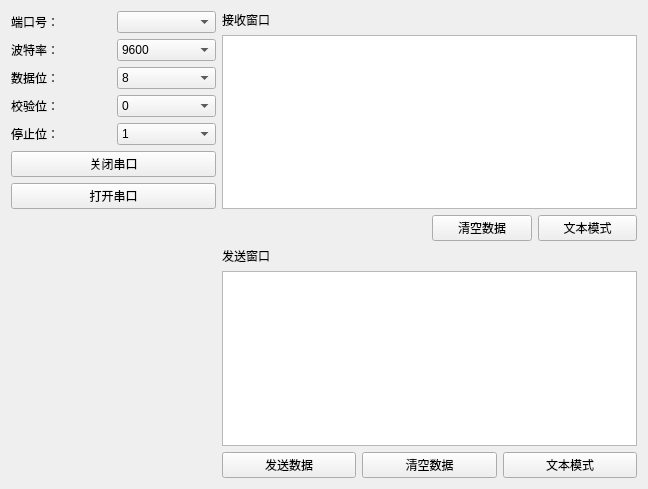
<?xml version="1.0" encoding="UTF-8"?>
<ui version="4.0">
 <class>Widget</class>
 <widget class="QWidget" name="Widget">
  <property name="geometry">
   <rect>
    <x>0</x>
    <y>0</y>
    <width>648</width>
    <height>489</height>
   </rect>
  </property>
  <property name="windowTitle">
   <string>Widget</string>
  </property>
  <layout class="QGridLayout" name="gridLayout_2">
   <item row="0" column="0" rowspan="6">
    <layout class="QGridLayout" name="gridLayout">
     <item row="0" column="0">
      <layout class="QHBoxLayout" name="horizontalLayout">
       <item>
        <widget class="QLabel" name="label">
         <property name="text">
          <string>端口号：</string>
         </property>
        </widget>
       </item>
       <item>
        <widget class="QComboBox" name="com"/>
       </item>
      </layout>
     </item>
     <item row="7" column="0">
      <spacer name="verticalSpacer">
       <property name="orientation">
        <enum>Qt::Vertical</enum>
       </property>
       <property name="sizeHint" stdset="0">
        <size>
         <width>20</width>
         <height>40</height>
        </size>
       </property>
      </spacer>
     </item>
     <item row="5" column="0">
      <widget class="QPushButton" name="close_port">
       <property name="text">
        <string>关闭串口</string>
       </property>
      </widget>
     </item>
     <item row="1" column="0">
      <layout class="QHBoxLayout" name="horizontalLayout_2">
       <item>
        <widget class="QLabel" name="label_2">
         <property name="text">
          <string>波特率：</string>
         </property>
        </widget>
       </item>
       <item>
        <widget class="QComboBox" name="baud">
         <item>
          <property name="text">
           <string>9600</string>
          </property>
         </item>
         <item>
          <property name="text">
           <string>300</string>
          </property>
         </item>
         <item>
          <property name="text">
           <string>1200</string>
          </property>
         </item>
         <item>
          <property name="text">
           <string>2400</string>
          </property>
         </item>
         <item>
          <property name="text">
           <string>4800</string>
          </property>
         </item>
         <item>
          <property name="text">
           <string>14400</string>
          </property>
         </item>
         <item>
          <property name="text">
           <string>19200</string>
          </property>
         </item>
         <item>
          <property name="text">
           <string>28800</string>
          </property>
         </item>
        </widget>
       </item>
      </layout>
     </item>
     <item row="4" column="0">
      <layout class="QHBoxLayout" name="horizontalLayout_5">
       <item>
        <widget class="QLabel" name="label_5">
         <property name="text">
          <string>停止位：</string>
         </property>
        </widget>
       </item>
       <item>
        <widget class="QComboBox" name="stopbit">
         <item>
          <property name="text">
           <string>1</string>
          </property>
         </item>
        </widget>
       </item>
      </layout>
     </item>
     <item row="3" column="0">
      <layout class="QHBoxLayout" name="horizontalLayout_4">
       <item>
        <widget class="QLabel" name="label_4">
         <property name="text">
          <string>校验位：</string>
         </property>
        </widget>
       </item>
       <item>
        <widget class="QComboBox" name="jiaoyan">
         <item>
          <property name="text">
           <string>0</string>
          </property>
         </item>
        </widget>
       </item>
      </layout>
     </item>
     <item row="2" column="0">
      <layout class="QHBoxLayout" name="horizontalLayout_3">
       <item>
        <widget class="QLabel" name="label_3">
         <property name="text">
          <string>数据位：</string>
         </property>
        </widget>
       </item>
       <item>
        <widget class="QComboBox" name="bit">
         <item>
          <property name="text">
           <string>8</string>
          </property>
         </item>
         <item>
          <property name="text">
           <string>5</string>
          </property>
         </item>
         <item>
          <property name="text">
           <string>6</string>
          </property>
         </item>
         <item>
          <property name="text">
           <string>7</string>
          </property>
         </item>
        </widget>
       </item>
      </layout>
     </item>
     <item row="6" column="0">
      <widget class="QPushButton" name="open_port">
       <property name="text">
        <string>打开串口</string>
       </property>
      </widget>
     </item>
    </layout>
   </item>
   <item row="0" column="1">
    <widget class="QLabel" name="label_6">
     <property name="text">
      <string>接收窗口</string>
     </property>
    </widget>
   </item>
   <item row="1" column="1" colspan="2">
    <widget class="QTextEdit" name="Receive_text_window"/>
   </item>
   <item row="2" column="2">
    <layout class="QHBoxLayout" name="horizontalLayout_7">
     <item>
      <widget class="QPushButton" name="clear_button2">
       <property name="text">
        <string>清空数据</string>
       </property>
      </widget>
     </item>
     <item>
      <widget class="QPushButton" name="receive_modl">
       <property name="text">
        <string>文本模式</string>
       </property>
      </widget>
     </item>
    </layout>
   </item>
   <item row="3" column="1">
    <widget class="QLabel" name="label_7">
     <property name="text">
      <string>发送窗口</string>
     </property>
    </widget>
   </item>
   <item row="4" column="1" colspan="2">
    <widget class="QTextEdit" name="send_text_window"/>
   </item>
   <item row="5" column="1" colspan="2">
    <layout class="QHBoxLayout" name="horizontalLayout_6">
     <item>
      <widget class="QPushButton" name="send_button">
       <property name="text">
        <string>发送数据</string>
       </property>
      </widget>
     </item>
     <item>
      <widget class="QPushButton" name="clear_button_1">
       <property name="text">
        <string>清空数据</string>
       </property>
      </widget>
     </item>
     <item>
      <widget class="QPushButton" name="send_modl">
       <property name="text">
        <string>文本模式</string>
       </property>
      </widget>
     </item>
    </layout>
   </item>
  </layout>
 </widget>
 <layoutdefault spacing="6" margin="11"/>
 <resources/>
 <connections/>
</ui>
